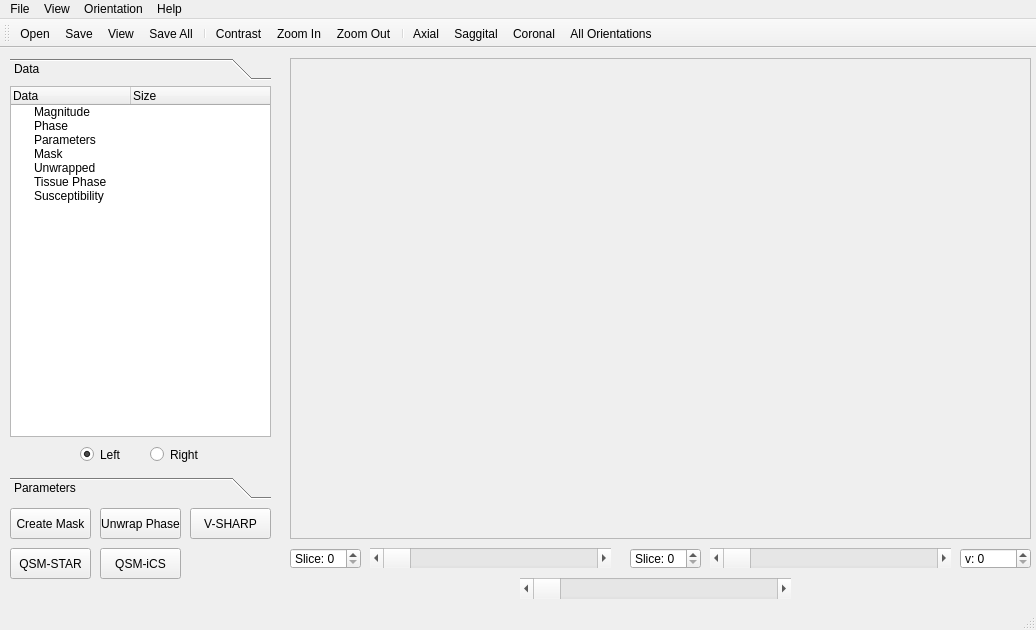
<?xml version="1.0" encoding="UTF-8"?>
<ui version="4.0">
 <class>MainWindow</class>
 <widget class="QMainWindow" name="MainWindow">
  <property name="geometry">
   <rect>
    <x>0</x>
    <y>0</y>
    <width>1036</width>
    <height>630</height>
   </rect>
  </property>
  <property name="windowTitle">
   <string>Susceptibility Imaging Toolkit (SITK)</string>
  </property>
  <widget class="QWidget" name="centralwidget">
   <widget class="QStackedWidget" name="stackedWidget_data">
    <property name="geometry">
     <rect>
      <x>0</x>
      <y>0</y>
      <width>281</width>
      <height>551</height>
     </rect>
    </property>
    <property name="currentIndex">
     <number>0</number>
    </property>
    <widget class="QWidget" name="page_main">
     <widget class="QToolBox" name="toolBox_main">
      <property name="geometry">
       <rect>
        <x>10</x>
        <y>10</y>
        <width>261</width>
        <height>441</height>
       </rect>
      </property>
      <property name="currentIndex">
       <number>0</number>
      </property>
      <widget class="QWidget" name="page_data">
       <property name="geometry">
        <rect>
         <x>0</x>
         <y>0</y>
         <width>261</width>
         <height>387</height>
        </rect>
       </property>
       <attribute name="label">
        <string>Data</string>
       </attribute>
       <widget class="QTreeWidget" name="treeWidget_data">
        <property name="geometry">
         <rect>
          <x>0</x>
          <y>0</y>
          <width>261</width>
          <height>351</height>
         </rect>
        </property>
        <attribute name="headerDefaultSectionSize">
         <number>120</number>
        </attribute>
        <column>
         <property name="text">
          <string>Data</string>
         </property>
        </column>
        <column>
         <property name="text">
          <string>Size</string>
         </property>
        </column>
        <item>
         <property name="text">
          <string>Magnitude</string>
         </property>
        </item>
        <item>
         <property name="text">
          <string>Phase</string>
         </property>
        </item>
        <item>
         <property name="text">
          <string>Parameters</string>
         </property>
        </item>
        <item>
         <property name="text">
          <string>Mask</string>
         </property>
        </item>
        <item>
         <property name="text">
          <string>Unwrapped</string>
         </property>
        </item>
        <item>
         <property name="text">
          <string>Tissue Phase</string>
         </property>
        </item>
        <item>
         <property name="text">
          <string>Susceptibility</string>
         </property>
        </item>
       </widget>
       <widget class="QRadioButton" name="radioButton_data_left">
        <property name="geometry">
         <rect>
          <x>70</x>
          <y>360</y>
          <width>41</width>
          <height>17</height>
         </rect>
        </property>
        <property name="text">
         <string>Left</string>
        </property>
        <property name="checked">
         <bool>true</bool>
        </property>
       </widget>
       <widget class="QRadioButton" name="radioButton_data_right">
        <property name="geometry">
         <rect>
          <x>140</x>
          <y>360</y>
          <width>51</width>
          <height>17</height>
         </rect>
        </property>
        <property name="text">
         <string>Right</string>
        </property>
       </widget>
      </widget>
      <widget class="QWidget" name="page_parameters">
       <property name="geometry">
        <rect>
         <x>0</x>
         <y>0</y>
         <width>261</width>
         <height>387</height>
        </rect>
       </property>
       <attribute name="label">
        <string>Parameters</string>
       </attribute>
       <widget class="QTreeWidget" name="treeWidget_parameters">
        <property name="geometry">
         <rect>
          <x>0</x>
          <y>0</y>
          <width>261</width>
          <height>351</height>
         </rect>
        </property>
        <attribute name="headerDefaultSectionSize">
         <number>150</number>
        </attribute>
        <column>
         <property name="text">
          <string>Parameter</string>
         </property>
        </column>
        <column>
         <property name="text">
          <string>Value</string>
         </property>
        </column>
        <item>
         <property name="text">
          <string>Acquisition</string>
         </property>
         <item>
          <property name="text">
           <string>echoes (TE)</string>
          </property>
          <property name="text">
           <string>1</string>
          </property>
          <property name="flags">
           <set>ItemIsSelectable|ItemIsEditable|ItemIsDragEnabled|ItemIsUserCheckable|ItemIsEnabled</set>
          </property>
         </item>
         <item>
          <property name="text">
           <string>voxel size</string>
          </property>
          <property name="text">
           <string>[1,1,1]</string>
          </property>
          <property name="flags">
           <set>ItemIsSelectable|ItemIsEditable|ItemIsDragEnabled|ItemIsUserCheckable|ItemIsEnabled</set>
          </property>
         </item>
         <item>
          <property name="text">
           <string>strength (B0)</string>
          </property>
          <property name="text">
           <string>3</string>
          </property>
          <property name="flags">
           <set>ItemIsSelectable|ItemIsEditable|ItemIsDragEnabled|ItemIsUserCheckable|ItemIsEnabled</set>
          </property>
         </item>
         <item>
          <property name="text">
           <string>direction (B0_dir)</string>
          </property>
          <property name="text">
           <string>[0,0,1]</string>
          </property>
          <property name="flags">
           <set>ItemIsSelectable|ItemIsEditable|ItemIsDragEnabled|ItemIsUserCheckable|ItemIsEnabled</set>
          </property>
         </item>
        </item>
        <item>
         <property name="text">
          <string>V-SHARP</string>
         </property>
         <item>
          <property name="text">
           <string>radius</string>
          </property>
          <property name="text">
           <string>12</string>
          </property>
          <property name="flags">
           <set>ItemIsSelectable|ItemIsEditable|ItemIsDragEnabled|ItemIsUserCheckable|ItemIsEnabled</set>
          </property>
         </item>
        </item>
        <item>
         <property name="text">
          <string>QSM-STAR</string>
         </property>
         <item>
          <property name="text">
           <string>tau</string>
          </property>
          <property name="text">
           <string>1e-6</string>
          </property>
          <property name="flags">
           <set>ItemIsSelectable|ItemIsEditable|ItemIsDragEnabled|ItemIsUserCheckable|ItemIsEnabled</set>
          </property>
         </item>
        </item>
        <item>
         <property name="text">
          <string>QSM-iCS</string>
         </property>
         <item>
          <property name="text">
           <string>alpha</string>
          </property>
          <property name="text">
           <string>5e-5</string>
          </property>
          <property name="flags">
           <set>ItemIsSelectable|ItemIsEditable|ItemIsDragEnabled|ItemIsUserCheckable|ItemIsEnabled</set>
          </property>
         </item>
         <item>
          <property name="text">
           <string>beta</string>
          </property>
          <property name="text">
           <string>3e-4</string>
          </property>
          <property name="flags">
           <set>ItemIsSelectable|ItemIsEditable|ItemIsDragEnabled|ItemIsUserCheckable|ItemIsEnabled</set>
          </property>
         </item>
         <item>
          <property name="text">
           <string>max iterations</string>
          </property>
          <property name="text">
           <string>10</string>
          </property>
          <property name="flags">
           <set>ItemIsSelectable|ItemIsEditable|ItemIsDragEnabled|ItemIsUserCheckable|ItemIsEnabled</set>
          </property>
         </item>
         <item>
          <property name="text">
           <string>tolerance</string>
          </property>
          <property name="text">
           <string>1</string>
          </property>
          <property name="flags">
           <set>ItemIsSelectable|ItemIsEditable|ItemIsDragEnabled|ItemIsUserCheckable|ItemIsEnabled</set>
          </property>
         </item>
        </item>
       </widget>
      </widget>
     </widget>
     <widget class="QPushButton" name="pushButton_create_mask">
      <property name="geometry">
       <rect>
        <x>10</x>
        <y>460</y>
        <width>81</width>
        <height>31</height>
       </rect>
      </property>
      <property name="text">
       <string>Create Mask</string>
      </property>
     </widget>
     <widget class="QPushButton" name="pushButton_unwrap_phase">
      <property name="geometry">
       <rect>
        <x>100</x>
        <y>460</y>
        <width>81</width>
        <height>31</height>
       </rect>
      </property>
      <property name="text">
       <string>Unwrap Phase</string>
      </property>
     </widget>
     <widget class="QPushButton" name="pushButton_v_sharp">
      <property name="geometry">
       <rect>
        <x>190</x>
        <y>460</y>
        <width>81</width>
        <height>31</height>
       </rect>
      </property>
      <property name="text">
       <string>V-SHARP</string>
      </property>
     </widget>
     <widget class="QPushButton" name="pushButton_qsm_star">
      <property name="geometry">
       <rect>
        <x>10</x>
        <y>500</y>
        <width>81</width>
        <height>31</height>
       </rect>
      </property>
      <property name="text">
       <string>QSM-STAR</string>
      </property>
     </widget>
     <widget class="QPushButton" name="pushButton_qsm_ics">
      <property name="geometry">
       <rect>
        <x>100</x>
        <y>500</y>
        <width>81</width>
        <height>31</height>
       </rect>
      </property>
      <property name="text">
       <string>QSM-iCS</string>
      </property>
     </widget>
    </widget>
    <widget class="QWidget" name="page_contrast">
     <widget class="QFrame" name="frame_contrast">
      <property name="geometry">
       <rect>
        <x>10</x>
        <y>10</y>
        <width>261</width>
        <height>201</height>
       </rect>
      </property>
      <property name="frameShape">
       <enum>QFrame::StyledPanel</enum>
      </property>
      <property name="frameShadow">
       <enum>QFrame::Raised</enum>
      </property>
     </widget>
     <widget class="QLabel" name="label">
      <property name="geometry">
       <rect>
        <x>10</x>
        <y>220</y>
        <width>41</width>
        <height>16</height>
       </rect>
      </property>
      <property name="text">
       <string>Center</string>
      </property>
     </widget>
     <widget class="QLabel" name="label_2">
      <property name="geometry">
       <rect>
        <x>10</x>
        <y>250</y>
        <width>41</width>
        <height>16</height>
       </rect>
      </property>
      <property name="text">
       <string>Range</string>
      </property>
     </widget>
     <widget class="QSlider" name="horizontalSlider_center">
      <property name="geometry">
       <rect>
        <x>50</x>
        <y>220</y>
        <width>160</width>
        <height>19</height>
       </rect>
      </property>
      <property name="value">
       <number>49</number>
      </property>
      <property name="orientation">
       <enum>Qt::Horizontal</enum>
      </property>
     </widget>
     <widget class="QSlider" name="horizontalSlider_range">
      <property name="geometry">
       <rect>
        <x>50</x>
        <y>250</y>
        <width>160</width>
        <height>19</height>
       </rect>
      </property>
      <property name="value">
       <number>49</number>
      </property>
      <property name="orientation">
       <enum>Qt::Horizontal</enum>
      </property>
     </widget>
     <widget class="QPushButton" name="pushButton_contrast_auto">
      <property name="geometry">
       <rect>
        <x>10</x>
        <y>300</y>
        <width>75</width>
        <height>23</height>
       </rect>
      </property>
      <property name="text">
       <string>Auto</string>
      </property>
     </widget>
     <widget class="QPushButton" name="pushButton_contrast_ok">
      <property name="geometry">
       <rect>
        <x>100</x>
        <y>300</y>
        <width>75</width>
        <height>23</height>
       </rect>
      </property>
      <property name="text">
       <string>OK</string>
      </property>
     </widget>
     <widget class="QPushButton" name="pushButton_contrast_cancel">
      <property name="geometry">
       <rect>
        <x>190</x>
        <y>300</y>
        <width>75</width>
        <height>23</height>
       </rect>
      </property>
      <property name="text">
       <string>Cancel</string>
      </property>
     </widget>
     <widget class="QRadioButton" name="radioButton_contrast_left">
      <property name="geometry">
       <rect>
        <x>80</x>
        <y>270</y>
        <width>41</width>
        <height>17</height>
       </rect>
      </property>
      <property name="text">
       <string>Left</string>
      </property>
      <property name="checked">
       <bool>true</bool>
      </property>
     </widget>
     <widget class="QRadioButton" name="radioButton_contrast_right">
      <property name="geometry">
       <rect>
        <x>140</x>
        <y>270</y>
        <width>51</width>
        <height>17</height>
       </rect>
      </property>
      <property name="text">
       <string>Right</string>
      </property>
     </widget>
     <widget class="QDoubleSpinBox" name="doubleSpinBox_center">
      <property name="geometry">
       <rect>
        <x>220</x>
        <y>220</y>
        <width>62</width>
        <height>21</height>
       </rect>
      </property>
     </widget>
     <widget class="QDoubleSpinBox" name="doubleSpinBox_range">
      <property name="geometry">
       <rect>
        <x>220</x>
        <y>250</y>
        <width>62</width>
        <height>21</height>
       </rect>
      </property>
     </widget>
    </widget>
   </widget>
   <widget class="QStackedWidget" name="stackedWidget_image">
    <property name="geometry">
     <rect>
      <x>280</x>
      <y>0</y>
      <width>751</width>
      <height>551</height>
     </rect>
    </property>
    <property name="currentIndex">
     <number>1</number>
    </property>
    <widget class="QWidget" name="page_all">
     <widget class="QFrame" name="frame_all">
      <property name="geometry">
       <rect>
        <x>10</x>
        <y>10</y>
        <width>741</width>
        <height>481</height>
       </rect>
      </property>
      <property name="frameShape">
       <enum>QFrame::StyledPanel</enum>
      </property>
      <property name="frameShadow">
       <enum>QFrame::Raised</enum>
      </property>
     </widget>
     <widget class="QSpinBox" name="spinBox_all_x">
      <property name="geometry">
       <rect>
        <x>10</x>
        <y>500</y>
        <width>61</width>
        <height>21</height>
       </rect>
      </property>
      <property name="prefix">
       <string>x: </string>
      </property>
     </widget>
     <widget class="QSpinBox" name="spinBox_all_y">
      <property name="geometry">
       <rect>
        <x>80</x>
        <y>500</y>
        <width>61</width>
        <height>21</height>
       </rect>
      </property>
      <property name="prefix">
       <string>y: </string>
      </property>
     </widget>
     <widget class="QSpinBox" name="spinBox_all_z">
      <property name="geometry">
       <rect>
        <x>150</x>
        <y>500</y>
        <width>61</width>
        <height>21</height>
       </rect>
      </property>
      <property name="prefix">
       <string>z: </string>
      </property>
     </widget>
     <widget class="QSpinBox" name="spinBox_all_v">
      <property name="geometry">
       <rect>
        <x>220</x>
        <y>500</y>
        <width>61</width>
        <height>21</height>
       </rect>
      </property>
      <property name="prefix">
       <string>v: </string>
      </property>
     </widget>
    </widget>
    <widget class="QWidget" name="page_single">
     <widget class="QFrame" name="frame_single">
      <property name="geometry">
       <rect>
        <x>10</x>
        <y>10</y>
        <width>741</width>
        <height>481</height>
       </rect>
      </property>
      <property name="frameShape">
       <enum>QFrame::StyledPanel</enum>
      </property>
      <property name="frameShadow">
       <enum>QFrame::Raised</enum>
      </property>
     </widget>
     <widget class="QScrollBar" name="horizontalScrollBar_single_slice_left">
      <property name="geometry">
       <rect>
        <x>90</x>
        <y>500</y>
        <width>241</width>
        <height>20</height>
       </rect>
      </property>
      <property name="orientation">
       <enum>Qt::Horizontal</enum>
      </property>
     </widget>
     <widget class="QSpinBox" name="spinBox_single_v">
      <property name="geometry">
       <rect>
        <x>680</x>
        <y>500</y>
        <width>71</width>
        <height>21</height>
       </rect>
      </property>
      <property name="prefix">
       <string>v: </string>
      </property>
     </widget>
     <widget class="QSpinBox" name="spinBox_single_slice_left">
      <property name="geometry">
       <rect>
        <x>10</x>
        <y>500</y>
        <width>71</width>
        <height>21</height>
       </rect>
      </property>
      <property name="prefix">
       <string>Slice: </string>
      </property>
     </widget>
     <widget class="QSpinBox" name="spinBox_single_slice_right">
      <property name="geometry">
       <rect>
        <x>350</x>
        <y>500</y>
        <width>71</width>
        <height>21</height>
       </rect>
      </property>
      <property name="prefix">
       <string>Slice: </string>
      </property>
     </widget>
     <widget class="QScrollBar" name="horizontalScrollBar_single_slice_right">
      <property name="geometry">
       <rect>
        <x>430</x>
        <y>500</y>
        <width>241</width>
        <height>20</height>
       </rect>
      </property>
      <property name="orientation">
       <enum>Qt::Horizontal</enum>
      </property>
     </widget>
     <widget class="QScrollBar" name="horizontalScrollBar_single_slice_both">
      <property name="geometry">
       <rect>
        <x>240</x>
        <y>530</y>
        <width>271</width>
        <height>21</height>
       </rect>
      </property>
      <property name="orientation">
       <enum>Qt::Horizontal</enum>
      </property>
     </widget>
    </widget>
   </widget>
  </widget>
  <widget class="QMenuBar" name="menubar">
   <property name="geometry">
    <rect>
     <x>0</x>
     <y>0</y>
     <width>1036</width>
     <height>21</height>
    </rect>
   </property>
   <widget class="QMenu" name="menuFile">
    <property name="title">
     <string>File</string>
    </property>
    <addaction name="actionOpen"/>
    <addaction name="actionSave"/>
    <addaction name="actionView"/>
    <addaction name="actionSave_All"/>
    <addaction name="actionRead_Dicom"/>
   </widget>
   <widget class="QMenu" name="menuView">
    <property name="title">
     <string>View</string>
    </property>
    <addaction name="actionContrast"/>
    <addaction name="actionZoom_In"/>
    <addaction name="actionZoom_Out"/>
   </widget>
   <widget class="QMenu" name="menuOrientation">
    <property name="title">
     <string>Orientation</string>
    </property>
    <addaction name="actionAxial"/>
    <addaction name="actionSaggital"/>
    <addaction name="actionCoronal"/>
    <addaction name="actionAll_Orientations"/>
   </widget>
   <widget class="QMenu" name="menuHelp">
    <property name="title">
     <string>Help</string>
    </property>
    <addaction name="actionAbout"/>
   </widget>
   <addaction name="menuFile"/>
   <addaction name="menuView"/>
   <addaction name="menuOrientation"/>
   <addaction name="menuHelp"/>
  </widget>
  <widget class="QStatusBar" name="statusbar"/>
  <widget class="QToolBar" name="toolBar">
   <property name="windowTitle">
    <string>toolBar</string>
   </property>
   <attribute name="toolBarArea">
    <enum>TopToolBarArea</enum>
   </attribute>
   <attribute name="toolBarBreak">
    <bool>false</bool>
   </attribute>
   <addaction name="actionOpen"/>
   <addaction name="actionSave"/>
   <addaction name="actionView"/>
   <addaction name="actionSave_All"/>
   <addaction name="separator"/>
   <addaction name="actionContrast"/>
   <addaction name="actionZoom_In"/>
   <addaction name="actionZoom_Out"/>
   <addaction name="separator"/>
   <addaction name="actionAxial"/>
   <addaction name="actionSaggital"/>
   <addaction name="actionCoronal"/>
   <addaction name="actionAll_Orientations"/>
  </widget>
  <action name="actionRead_Dicom">
   <property name="text">
    <string>Read Dicom</string>
   </property>
   <property name="toolTip">
    <string>Read Dicom</string>
   </property>
  </action>
  <action name="actionAbout">
   <property name="text">
    <string>About</string>
   </property>
   <property name="toolTip">
    <string>About</string>
   </property>
  </action>
  <action name="actionOpen">
   <property name="checkable">
    <bool>true</bool>
   </property>
   <property name="icon">
    <iconset resource="qsm_images.qrc">
     <normaloff>:/images/01_open.png</normaloff>:/images/01_open.png</iconset>
   </property>
   <property name="text">
    <string>Open</string>
   </property>
   <property name="toolTip">
    <string>Open</string>
   </property>
  </action>
  <action name="actionSave">
   <property name="checkable">
    <bool>true</bool>
   </property>
   <property name="icon">
    <iconset resource="qsm_images.qrc">
     <normaloff>:/images/02_save.png</normaloff>:/images/02_save.png</iconset>
   </property>
   <property name="text">
    <string>Save</string>
   </property>
   <property name="toolTip">
    <string>Save</string>
   </property>
  </action>
  <action name="actionSave_All">
   <property name="icon">
    <iconset resource="qsm_images.qrc">
     <normaloff>:/images/03_save_all.png</normaloff>:/images/03_save_all.png</iconset>
   </property>
   <property name="text">
    <string>Save All</string>
   </property>
   <property name="toolTip">
    <string>Save All</string>
   </property>
   <property name="shortcut">
    <string>Ctrl+S</string>
   </property>
  </action>
  <action name="actionAxial">
   <property name="checkable">
    <bool>true</bool>
   </property>
   <property name="icon">
    <iconset resource="qsm_images.qrc">
     <normaloff>:/images/04_axial.png</normaloff>:/images/04_axial.png</iconset>
   </property>
   <property name="text">
    <string>Axial</string>
   </property>
   <property name="toolTip">
    <string>Axial</string>
   </property>
  </action>
  <action name="actionSaggital">
   <property name="checkable">
    <bool>true</bool>
   </property>
   <property name="icon">
    <iconset resource="qsm_images.qrc">
     <normaloff>:/images/05_saggital.png</normaloff>:/images/05_saggital.png</iconset>
   </property>
   <property name="text">
    <string>Saggital</string>
   </property>
   <property name="toolTip">
    <string>Saggital</string>
   </property>
  </action>
  <action name="actionCoronal">
   <property name="checkable">
    <bool>true</bool>
   </property>
   <property name="icon">
    <iconset resource="qsm_images.qrc">
     <normaloff>:/images/06_coronal.png</normaloff>:/images/06_coronal.png</iconset>
   </property>
   <property name="text">
    <string>Coronal</string>
   </property>
   <property name="toolTip">
    <string>Coronal</string>
   </property>
  </action>
  <action name="actionAll_Orientations">
   <property name="checkable">
    <bool>true</bool>
   </property>
   <property name="checked">
    <bool>false</bool>
   </property>
   <property name="icon">
    <iconset resource="qsm_images.qrc">
     <normaloff>:/images/07_all_orientations.png</normaloff>:/images/07_all_orientations.png</iconset>
   </property>
   <property name="text">
    <string>All Orientations</string>
   </property>
   <property name="toolTip">
    <string>All Orientations</string>
   </property>
  </action>
  <action name="actionContrast">
   <property name="icon">
    <iconset resource="qsm_images.qrc">
     <normaloff>:/images/08_contrast.png</normaloff>:/images/08_contrast.png</iconset>
   </property>
   <property name="text">
    <string>Contrast</string>
   </property>
   <property name="toolTip">
    <string>Contrast</string>
   </property>
  </action>
  <action name="actionZoom_In">
   <property name="checkable">
    <bool>true</bool>
   </property>
   <property name="icon">
    <iconset resource="qsm_images.qrc">
     <normaloff>:/images/09_zoom_in.png</normaloff>:/images/09_zoom_in.png</iconset>
   </property>
   <property name="text">
    <string>Zoom In</string>
   </property>
   <property name="toolTip">
    <string>Zoom In</string>
   </property>
  </action>
  <action name="actionZoom_Out">
   <property name="icon">
    <iconset resource="qsm_images.qrc">
     <normaloff>:/images/10_zoom_out.png</normaloff>:/images/10_zoom_out.png</iconset>
   </property>
   <property name="text">
    <string>Zoom Out</string>
   </property>
   <property name="toolTip">
    <string>Zoom Out</string>
   </property>
  </action>
  <action name="actionView">
   <property name="checkable">
    <bool>true</bool>
   </property>
   <property name="icon">
    <iconset resource="qsm_images.qrc">
     <normaloff>:/images/11_view.png</normaloff>:/images/11_view.png</iconset>
   </property>
   <property name="text">
    <string>View</string>
   </property>
   <property name="toolTip">
    <string>View</string>
   </property>
  </action>
 </widget>
 <resources>
  <include location="qsm_images.qrc"/>
 </resources>
 <connections/>
</ui>
